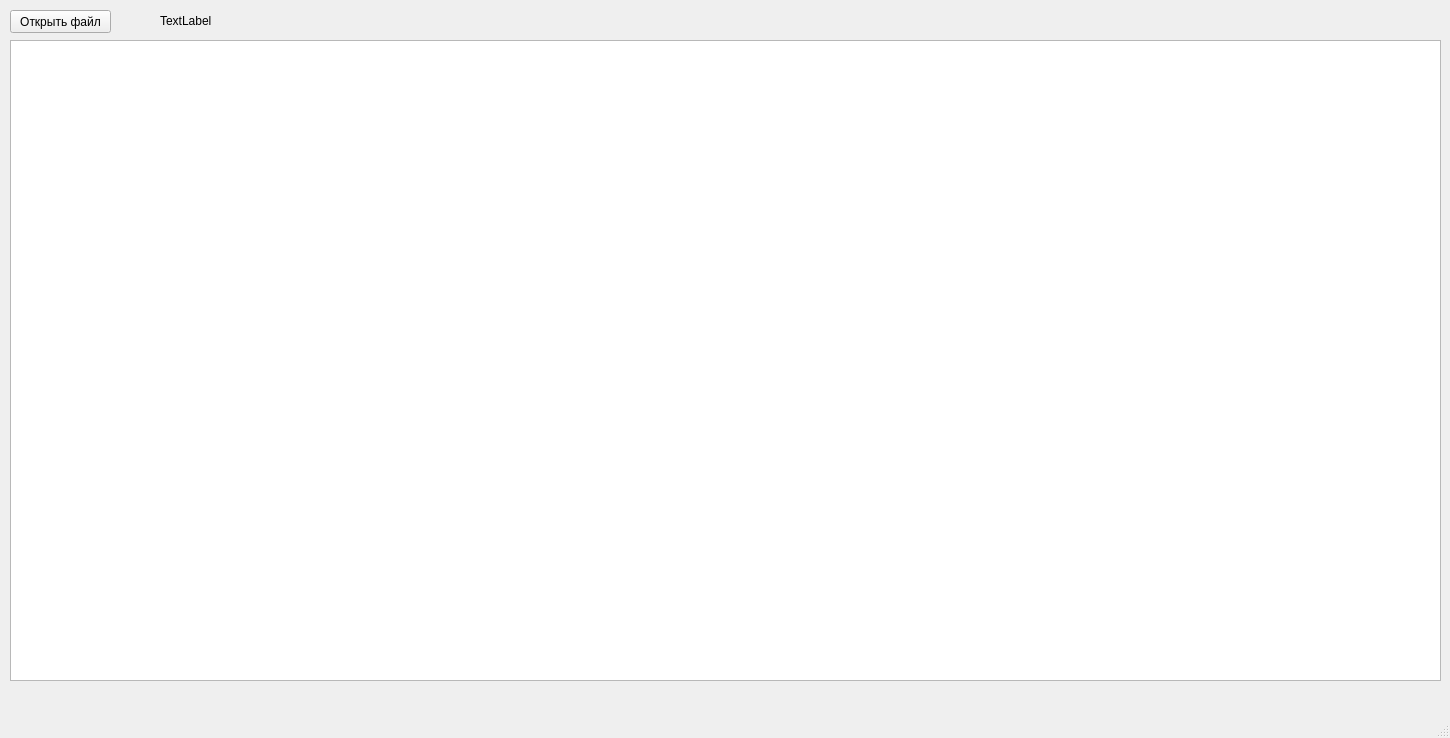
<?xml version="1.0" encoding="UTF-8"?>
<ui version="4.0">
 <class>CMainWindow</class>
 <widget class="QMainWindow" name="CMainWindow">
  <property name="geometry">
   <rect>
    <x>0</x>
    <y>0</y>
    <width>1450</width>
    <height>738</height>
   </rect>
  </property>
  <property name="windowTitle">
   <string>CMainWindow</string>
  </property>
  <widget class="QWidget" name="centralwidget">
   <widget class="QPushButton" name="pushButtonOpenFile">
    <property name="geometry">
     <rect>
      <x>10</x>
      <y>10</y>
      <width>101</width>
      <height>23</height>
     </rect>
    </property>
    <property name="text">
     <string>Открыть файл</string>
    </property>
   </widget>
   <widget class="QTextEdit" name="textEditOutConsole">
    <property name="geometry">
     <rect>
      <x>10</x>
      <y>40</y>
      <width>1431</width>
      <height>641</height>
     </rect>
    </property>
   </widget>
   <widget class="QLabel" name="labelFileName">
    <property name="geometry">
     <rect>
      <x>160</x>
      <y>10</y>
      <width>1281</width>
      <height>21</height>
     </rect>
    </property>
    <property name="text">
     <string>TextLabel</string>
    </property>
   </widget>
  </widget>
  <widget class="QMenuBar" name="menubar">
   <property name="geometry">
    <rect>
     <x>0</x>
     <y>0</y>
     <width>1450</width>
     <height>22</height>
    </rect>
   </property>
  </widget>
  <widget class="QStatusBar" name="statusbar"/>
 </widget>
 <resources/>
 <connections/>
</ui>
